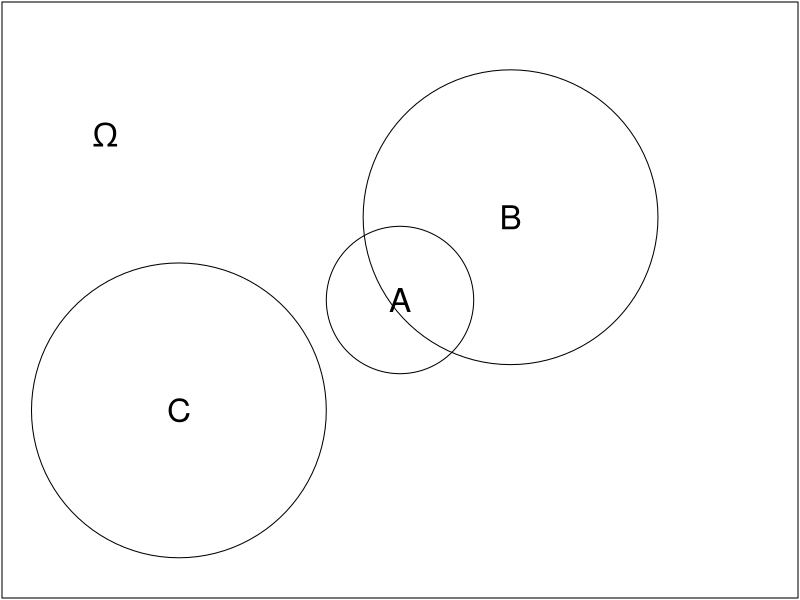

Generate this figure with R: (Note: this script raises an error after producing the figure.)
## ---- chunk 1
library(plotrix)
par(mar=c(0.1,0.1,0.1,0.1))
plot(c(0,1),c(0,1),t="n", axes=F, xlab="",ylab="")
draw.circle(0.5,0.5,radius=0.1,col=NA)
draw.circle(0.65,0.65,radius=0.2,col=NA)
draw.circle(0.2,0.3,radius=0.2,col=NA)
box()
text(0.1,0.8,expression(Omega),cex=2)
text(0.5,0.5,"A",cex=2)
text(0.65,0.65,"B",cex=2)
text(0.2,0.3,"C",cex=2)
## ---- chunk 2
knitr::include_graphics("images/partitionrind.jpg")
